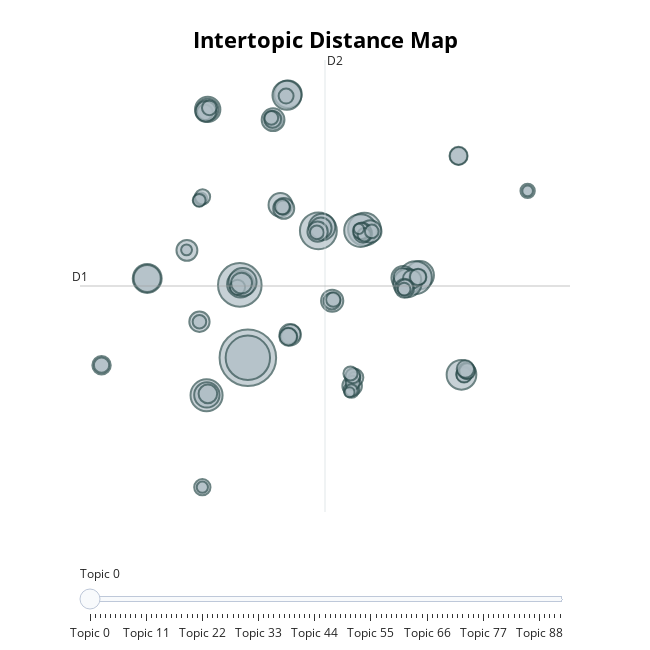

The cell this chart's notebook holds for it:
### Code cell
# Generate the figure using BERTopic
topic_distance = topic_model.visualize_topics()
#topic_distance.write_html("figures/topicdistance.html")
topic_distance.write_html(file_path + "figures/topicdistance.html")
topic_distance
